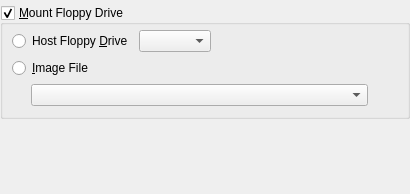
<ui version="4.0" >
 <comment>
 VBox frontends: Qt4 GUI ("VirtualBox"):

 Copyright (C) 2008 Sun Microsystems, Inc.

 This file is part of VirtualBox Open Source Edition (OSE), as
 available from http://www.virtualbox.org. This file is free software;
 you can redistribute it and/or modify it under the terms of the GNU
 General Public License (GPL) as published by the Free Software
 Foundation, in version 2 as it comes in the "COPYING" file of the
 VirtualBox OSE distribution. VirtualBox OSE is distributed in the
 hope that it will be useful, but WITHOUT ANY WARRANTY of any kind.

 Please contact Sun Microsystems, Inc., 4150 Network Circle, Santa
 Clara, CA 95054 USA or visit http://www.sun.com if you need
 additional information or have any questions.
 </comment>
 <class>VBoxVMSettingsFD</class>
 <widget class="QWidget" name="VBoxVMSettingsFD" >
  <property name="geometry" >
   <rect>
    <x>0</x>
    <y>0</y>
    <width>410</width>
    <height>194</height>
   </rect>
  </property>
  <layout class="QVBoxLayout" >
   <property name="leftMargin" >
    <number>0</number>
   </property>
   <property name="topMargin" >
    <number>5</number>
   </property>
   <property name="rightMargin" >
    <number>0</number>
   </property>
   <property name="bottomMargin" >
    <number>0</number>
   </property>
   <item>
    <widget class="QGroupBox" name="mGbFD" >
     <property name="sizePolicy" >
      <sizepolicy vsizetype="Fixed" hsizetype="Expanding" >
       <horstretch>0</horstretch>
       <verstretch>0</verstretch>
      </sizepolicy>
     </property>
     <property name="whatsThis" >
      <string>When checked, mounts the specified media to the Floppy drive of the virtual machine.</string>
     </property>
     <property name="title" >
      <string>&amp;Mount Floppy Drive</string>
     </property>
     <property name="checkable" >
      <bool>true</bool>
     </property>
     <property name="checked" >
      <bool>true</bool>
     </property>
     <layout class="QVBoxLayout" >
      <property name="topMargin" >
       <number>5</number>
      </property>
      <item>
       <layout class="QHBoxLayout" >
        <item>
         <widget class="QRadioButton" name="mRbHostFD" >
          <property name="whatsThis" >
           <string>Mounts the specified host Floppy drive to the virtual Floppy drive.</string>
          </property>
          <property name="text" >
           <string>Host Floppy &amp;Drive</string>
          </property>
          <property name="autoExclusive" >
           <bool>false</bool>
          </property>
         </widget>
        </item>
        <item>
         <widget class="QComboBox" name="mCbHostFD" >
          <property name="whatsThis" >
           <string>Lists host Floppy drives available to mount to the virtual machine.</string>
          </property>
         </widget>
        </item>
        <item>
         <spacer>
          <property name="orientation" >
           <enum>Qt::Horizontal</enum>
          </property>
          <property name="sizeHint" >
           <size>
            <width>0</width>
            <height>10</height>
           </size>
          </property>
         </spacer>
        </item>
       </layout>
      </item>
      <item>
       <layout class="QHBoxLayout" >
        <item>
         <widget class="QRadioButton" name="mRbIsoFD" >
          <property name="whatsThis" >
           <string>Mounts the specified Floppy image to the virtual Floppy drive.</string>
          </property>
          <property name="text" >
           <string>&amp;Image File</string>
          </property>
          <property name="autoExclusive" >
           <bool>false</bool>
          </property>
         </widget>
        </item>
        <item>
         <spacer>
          <property name="orientation" >
           <enum>Qt::Horizontal</enum>
          </property>
          <property name="sizeHint" >
           <size>
            <width>0</width>
            <height>10</height>
           </size>
          </property>
         </spacer>
        </item>
       </layout>
      </item>
      <item>
       <layout class="QHBoxLayout" >
        <item>
         <spacer>
          <property name="orientation" >
           <enum>Qt::Horizontal</enum>
          </property>
          <property name="sizeType" >
           <enum>QSizePolicy::Fixed</enum>
          </property>
          <property name="sizeHint" >
           <size>
            <width>19</width>
            <height>16</height>
           </size>
          </property>
         </spacer>
        </item>
        <item>
         <widget class="VBoxMediaComboBox" name="mCbIsoFD" >
          <property name="sizePolicy" >
           <sizepolicy vsizetype="Fixed" hsizetype="Expanding" >
            <horstretch>0</horstretch>
            <verstretch>0</verstretch>
           </sizepolicy>
          </property>
          <property name="whatsThis" >
           <string>Displays the image file to mount to the virtual Floppy drive and allows to quickly select a different image.</string>
          </property>
         </widget>
        </item>
        <item>
         <widget class="QToolButton" name="mTbIsoFD" >
          <property name="whatsThis" >
           <string>Invokes the Virtual Disk Manager to select a Floppy image to mount.</string>
          </property>
          <property name="text" >
           <string/>
          </property>
          <property name="autoRaise" >
           <bool>true</bool>
          </property>
         </widget>
        </item>
       </layout>
      </item>
     </layout>
    </widget>
   </item>
   <item>
    <spacer>
     <property name="orientation" >
      <enum>Qt::Vertical</enum>
     </property>
     <property name="sizeHint" >
      <size>
       <width>20</width>
       <height>0</height>
      </size>
     </property>
    </spacer>
   </item>
  </layout>
 </widget>
 <customwidgets>
  <customwidget>
   <class>VBoxMediaComboBox</class>
   <extends>QComboBox</extends>
   <header>VBoxMediaComboBox.h</header>
  </customwidget>
 </customwidgets>
 <resources/>
 <connections/>
</ui>
